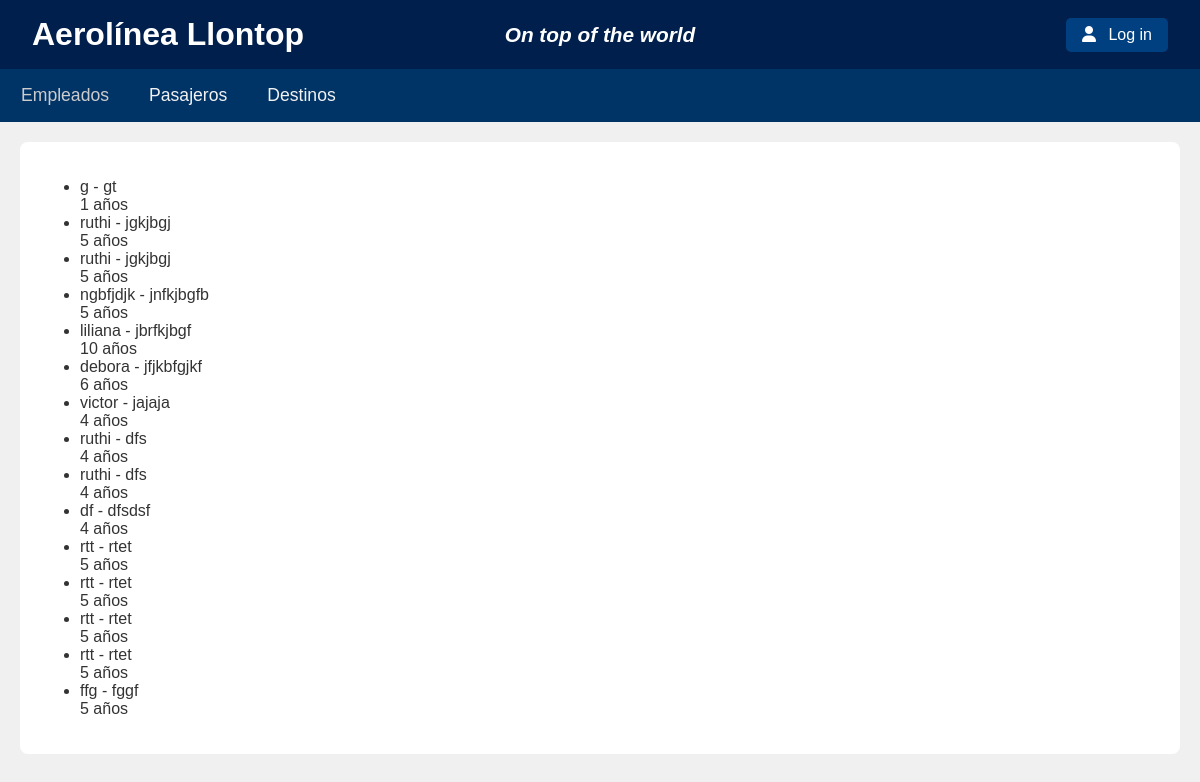
/empleados/lista/, run on an earlier commit of the app's database.
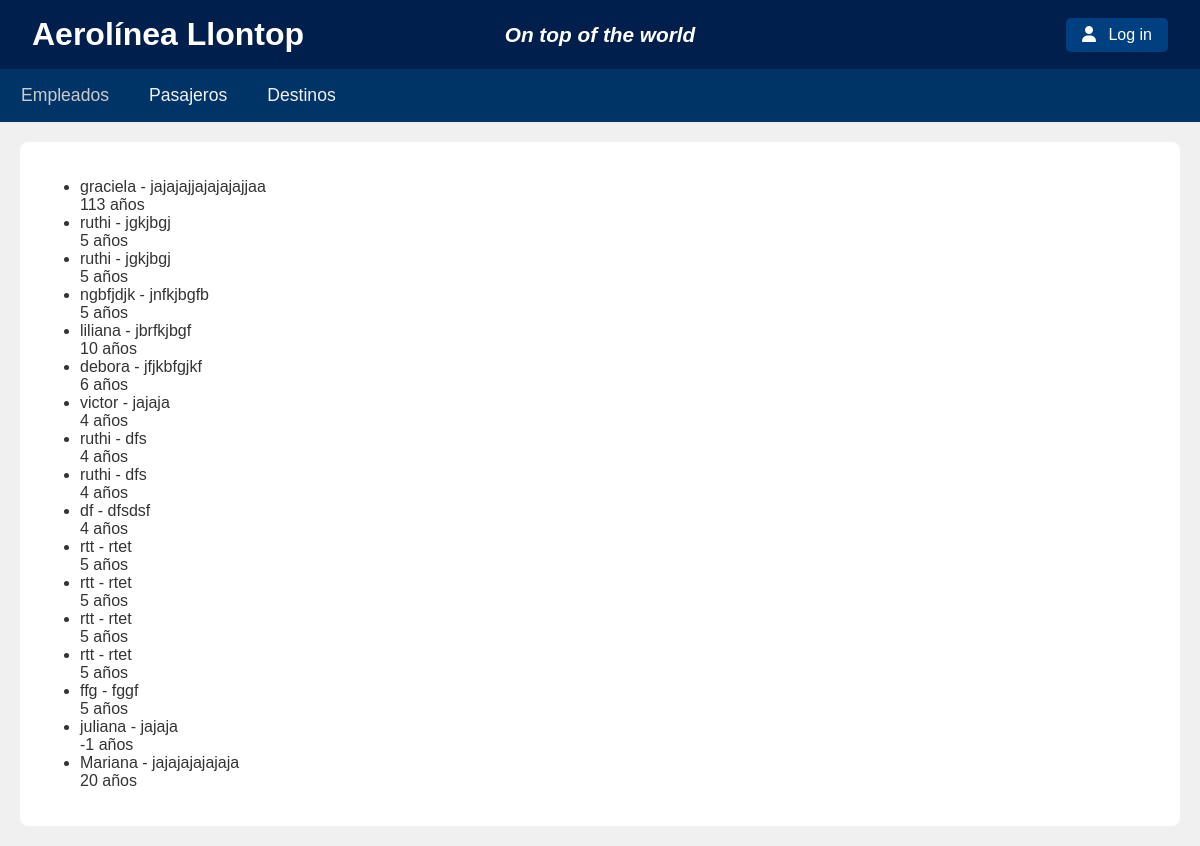
And on a later commit of the database.
### empleados/models.py (models this page shows, shortened)
class Empleados (models.Model):
    nombreempleado = models.CharField(max_length=50)
    email = models.CharField(max_length=50)
    antiguedad = models.IntegerField()
    tipo = models.CharField(max_length=50)

### empleados/views.py (the view)
# urls.py: path('lista/', lista_empleados, name='lista-empleados'),
def lista_empleados(request):
    modelos = Empleados.objects.all()
    contexto = {
        "empleados": modelos
    }
    return render(request, 'empleados/lista_empleados.html', context=contexto)

### empleados/templates/empleados/lista_empleados.html (shortened to what this page needs)
{% extends 'empleados/base.html' %}
{% block aerolinea %}
<div>
    <ul>
        {% for empleado in empleados %}
            <li>{{ empleado.nombreempleado }} - {{empleado.email}} </li>
            {{empleado.antiguedad}} años
        {% endfor %}
    </ul>
</div>
{% endblock %}

What changed in the data, as far as the page shows it:
changed Empleados: nombreempleado "g" → "graciela"; email "gt" → "jajajajjajajajajjaa"; antiguedad "1" → "113"
added Empleados: nombreempleado "juliana", email "jajaja", antiguedad "-1"
added Empleados: nombreempleado "Mariana", email "jajajajajajaja", antiguedad "20"
